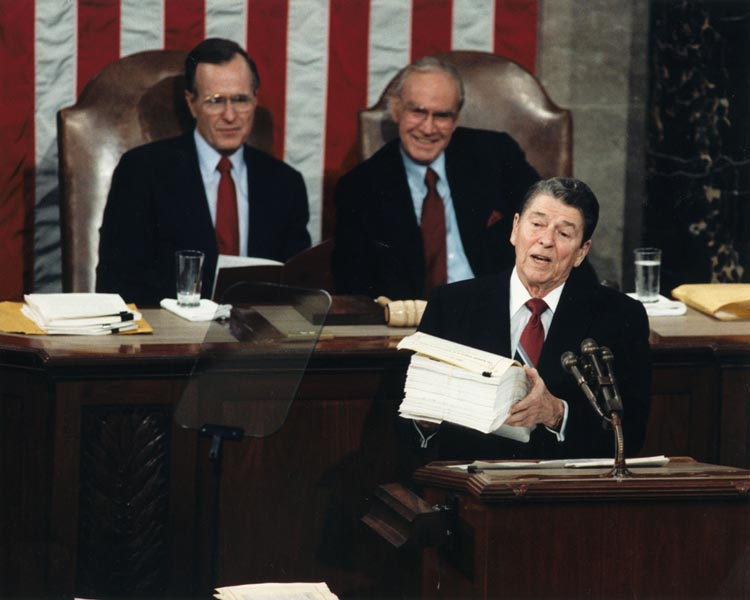
#> input picture data/fotos/grupo.0.jpg, 750 x 600 px
$ jupyter execute haarcascades.ipynb
#> lines starting #> are read from the running program, lines starting #| are printed output that depends on the picture; after the words box and inside, x2 and y2 are one past the last pixel; in counts of white or black regions, pixels touching at a corner belong together
[cell 1]
import cv2 as cv
import matplotlib.pyplot as plt

[cell 2]
classifier = cv.CascadeClassifier("data/recursos/haarcascade_frontalface_default.xml")

[cell 3]
img = cv.imread("data/fotos/grupo.0.jpg")
#> img is the input picture: shape (600, 750, 3); mean B, G, R 52.4, 55.5, 63.6
plt.imshow(cv.cvtColor(img, cv.COLOR_BGR2RGB))

[cell 4]
img_gray = cv.cvtColor(img, cv.COLOR_BGR2GRAY)
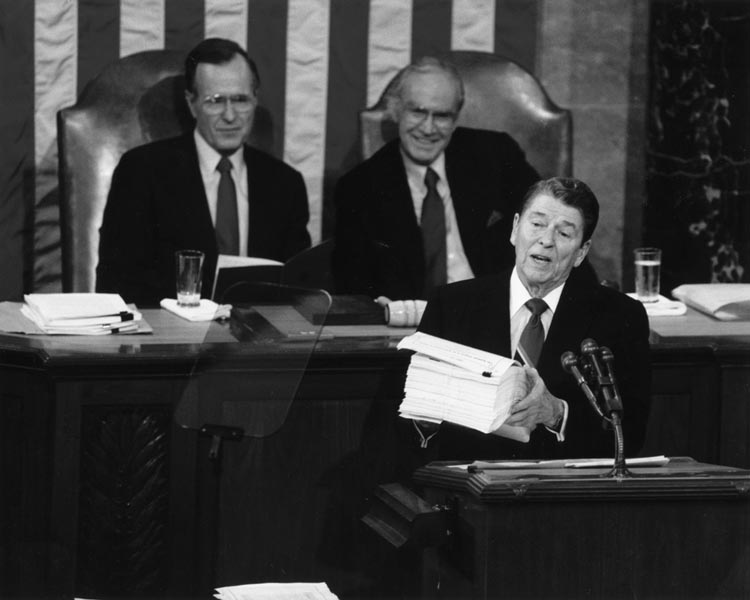
#> img_gray: shape (600, 750); min 4, max 255, mean 57.6
detected_faces = classifier.detectMultiScale(img_gray, scaleFactor=1.2, minSize=(60,60))
#> detected_faces = [[193, 74, 71, 71], [393, 86, 72, 72], [503, 191, 90, 90]]

img_with_squares = img.copy()

for detected_face in detected_faces:
    x = detected_face[0]
    y = detected_face[1]
    width = detected_face[2]
    height = detected_face[3]

    cv.rectangle(img_with_squares, (x,y), (x + width, y + height), (0,0,255), 1)
#> this loop made 3 passes
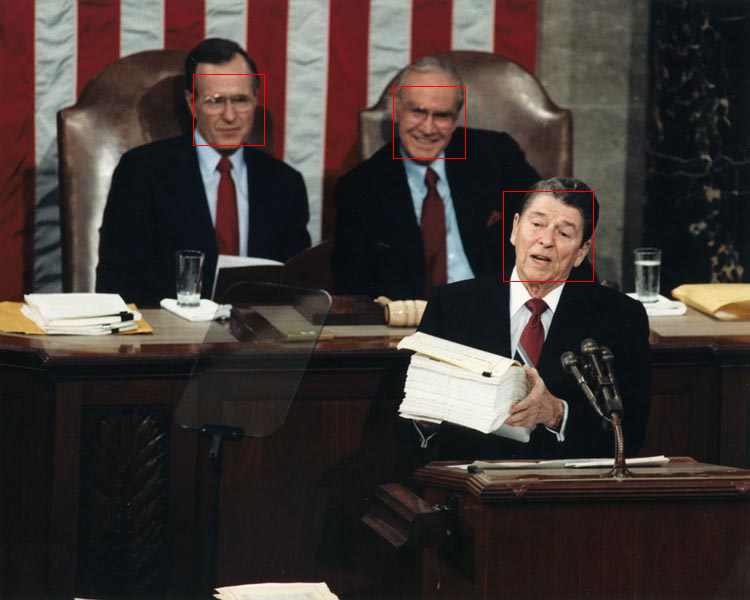
#> img_with_squares: shape (600, 750, 3); 0.21% of pixels changed, all inside (x1, y1, x2, y2) = (193, 74, 594, 282)

plt.imshow(cv.cvtColor(img_with_squares, cv.COLOR_BGR2RGB))

$ run again, with data/fotos/grupo.2.jpg copied over data/fotos/grupo.0.jpg
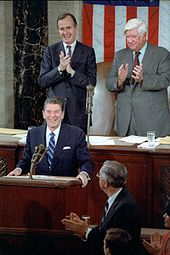
#> input picture data/fotos/grupo.2.jpg, 170 x 255 px
#> img is the input picture: shape (255, 170, 3); mean B, G, R 63.9, 63.8, 74.7
#> `img_gray = cv.cvtColor(img, cv.COLOR_BGR2GRAY)`:
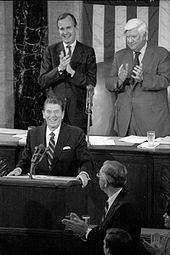
#> img_gray: shape (255, 170); min 0, max 255, mean 67.1
#> detected_faces = ()
